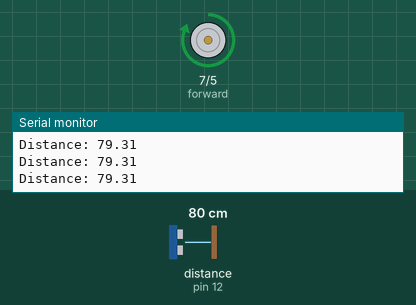
Simulated run of this program. Board: Arduino Mega 2560, built with avr-gcc and run on an emulated ATmega2560. Shown: motor-driver pin pairs drawn as motors (green arrow = first pin HIGH = forward, orange = second pin HIGH = backward, longer = more drive), the last lines printed to the serial monitor. Wiring (inferred from the names in the program): ultrasonic range finder: trigger pin 11; echo pin 12. The test bench sets the inputs (shaded band); at power-on: distance to the obstacle (sensor on pin 12) 80 cm. The echo pulse lasts 58.3 µs per cm.

Above: at 1.2 s.
1.3 s: distance to the obstacle (sensor on pin 12) set to 33 cm
2.8 s: distance to the obstacle (sensor on pin 12) set to 29 cm
At 4.0 s:
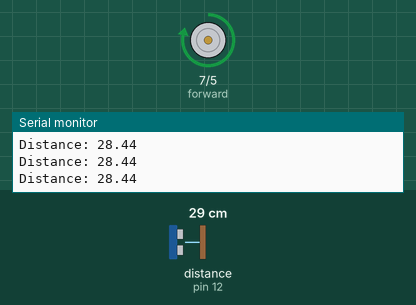
4.4 s: distance to the obstacle (sensor on pin 12) set to 4 cm
At 5.5 s:
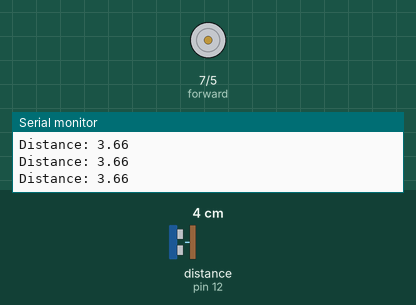
5.9 s: distance to the obstacle (sensor on pin 12) set to 9 cm
7.4 s: distance to the obstacle (sensor on pin 12) set to 12 cm
At 8.1 s:
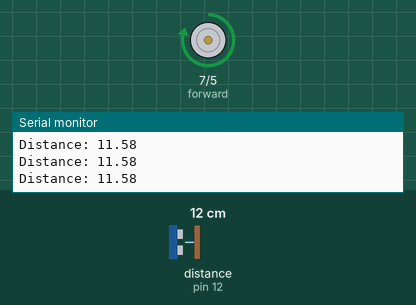
8.9 s: distance to the obstacle (sensor on pin 12) set to 2 cm
At 10.1 s:
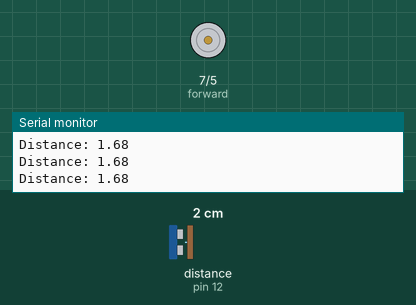
Timing chart, 0 to 11.4 s (numbered marks = the images above; inputs shaded):
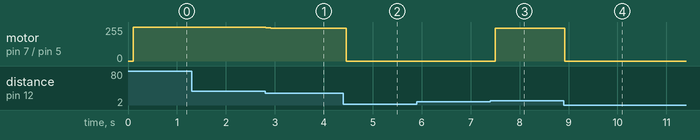

Measured:
- the behaviour switches between 10 and 11 cm on distance to the obstacle (sensor on pin 12) (found by bisection; images 2 and 3)
- after the input at 2.8 s, motor on pin 7 (forward) / pin 5 (backward): forward 255/255 → forward 248/255 at once, → forward 246/255 0.10 s later
- after the input at 4.4 s, motor on pin 7 (forward) / pin 5 (backward): forward 246/255 → stopped after 0.06 s
- after the input at 7.4 s, motor on pin 7 (forward) / pin 5 (backward): stopped → forward 246/255 after 0.10 s
- after the input at 8.9 s, motor on pin 7 (forward) / pin 5 (backward): forward 246/255 → stopped at once

The program:

main.cpp
```cpp
#include <Arduino.h>

const int trigPin = 11;
const int echoPin = 12;
long duration;
float distance;

const int forward=7;
const int backward=5;
int outval=0;
char temp;
String instr="Input Value: ";
String outstr=", Output Value: ";
String rotation="";

void setup(){
    pinMode(trigPin, OUTPUT);
    pinMode(echoPin, INPUT);
    pinMode(forward,OUTPUT);
    pinMode(backward,OUTPUT);
    Serial.begin(9600);
}

void loop(){
  if(outval>0){
    analogWrite(backward,0);
    analogWrite(forward,outval);
  }
  if(outval==0){
    analogWrite(backward,0);
    analogWrite(forward,0);
  }
  if(outval<0){
    analogWrite(forward,0);
    analogWrite(backward,-outval);
  }

  digitalWrite(trigPin, LOW);
  delay(100);
  digitalWrite(trigPin, HIGH);
  delayMicroseconds(10);
  digitalWrite(trigPin, LOW);

  duration = pulseIn(echoPin, HIGH);
  distance = duration * 0.034 / 2.0;
  Serial.print("Distance: ");
  Serial.println(distance);
  if(distance>=30){
    outval=255;
  }
  else if(distance<30 && distance>10){
    outval=(distance-10)*105/20+150;
  }
  else{
    outval=0;
  }

  //Green LED
  if(distance<30){ //if not already on
    digitalWrite(8, HIGH); // turn on
  }
  else{ //otherwise
    digitalWrite(8, LOW);
  }
  //Yellow LED
  if(distance<20){
    digitalWrite(9,HIGH);
  }
  else{
    digitalWrite(9,LOW);
  }
  //Red LED
  if(distance<10){
    digitalWrite(10,HIGH);
  }
  else{
    digitalWrite(10,LOW);
  }
}
```
